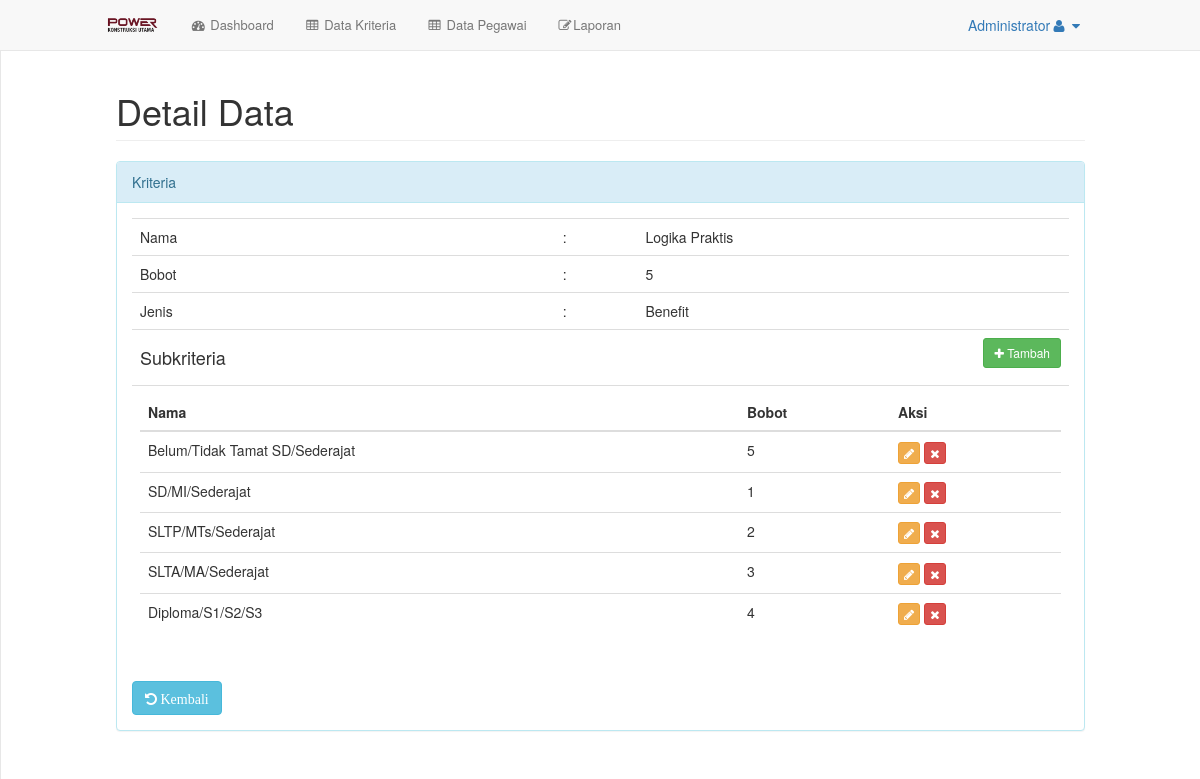
/index.php?url=data_kriteria_lihat&id=5 (signed in), run on an earlier commit of the app's database.
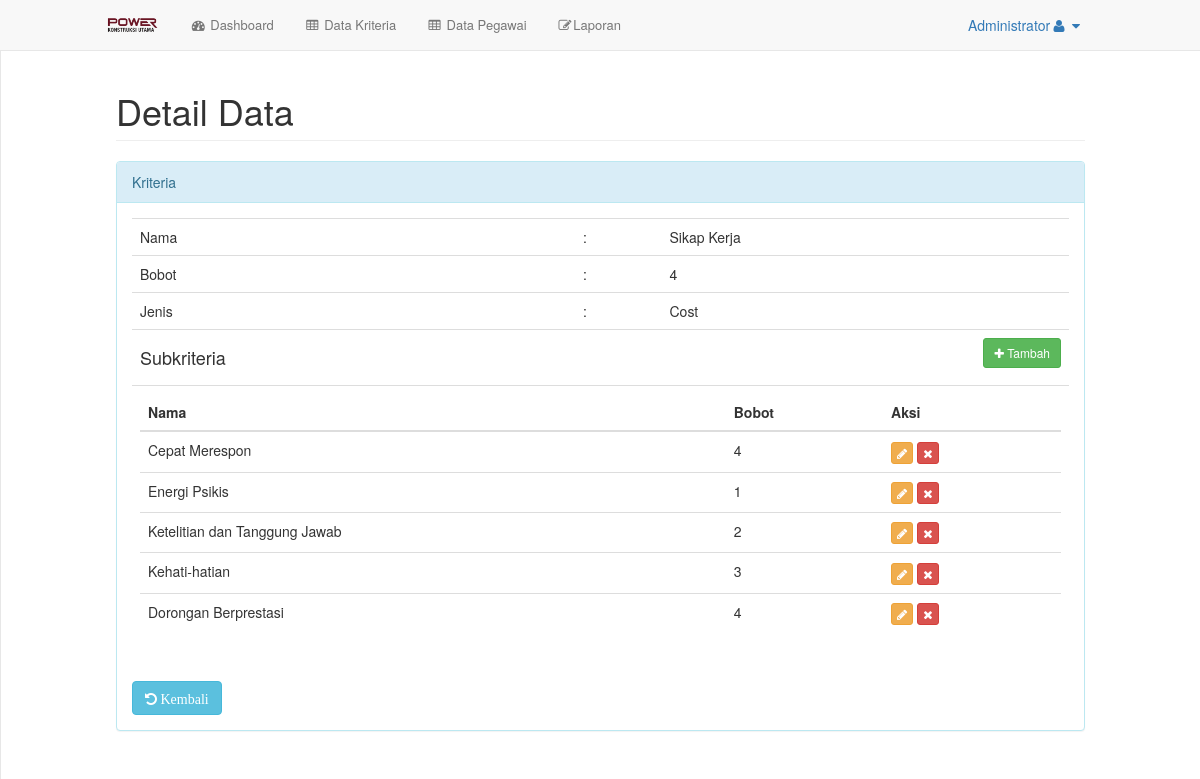
And on a later commit of the database.
### tables this page shows
CREATE TABLE `subkriteria` (
  `id` int(11) NOT NULL,
  `kriteria_id` int(11) DEFAULT 0,
  `nama` varchar(50) DEFAULT '0',
  `bobot` double DEFAULT 0
);

CREATE TABLE `kriteria` (
  `id` int(11) NOT NULL,
  `nama` varchar(255) NOT NULL,
  `bobot` double NOT NULL,
  `jenis` varchar(50) NOT NULL
);

### config/routes.php (called while the page is built, shortened)
<?php
$include = [];
if (isset($_GET['url'])) {
	switch ($_GET['url']) {
		case 'data_kriteria_lihat':
			$include[] = 'halaman/kriteria/lihat.php';
			break;
	}
} else {
	$include[] = 'halaman/dashboard.php';
}

### config/kriteria/load_detail.php (called while the page is built)
<?php
include 'config/koneksi.php';
$id = $_GET['id'];
$hasil = mysqli_query($koneksi, "SELECT kriteria.id, subkriteria.id as subkriteria_id, kriteria.nama, kriteria.bobot, kriteria.jenis, subkriteria.nama as nama_subkriteria , subkriteria.bobot as bobot_subkriteria FROM kriteria left join subkriteria on (kriteria.id=subkriteria.kriteria_id) where kriteria.id='$id'");
while ($data = mysqli_fetch_assoc($hasil)) {
	$data_kriteria[] = $data;
}
 ?>

### halaman/kriteria/lihat.php (the view)
<div id="page-wrapper">
    <div class="container-fluid">
        <div class="row">
            <div class="col-lg-12">
                <h1 class="page-header">Detail Data</h1>
            </div>
        </div>
        <div class="row">
            <div class="col-lg-12">
                <div class="panel panel-info">
                    <div class="panel-heading">
                        Kriteria
                    </div>
                    <div class="panel-body">
                        <table class="table">
                            <tr>
                                <td>Nama</td>
                                <td>:</td>
                                <td><?php echo $data_kriteria[0]['nama']; ?></td>
                            </tr>
                            <tr>
                                <td>Bobot</td>
                                <td>:</td>
                                <td><?php echo $data_kriteria[0]['bobot']; ?></td>
                            </tr>
                            <tr>
                                <td>Jenis</td>
                                <td>:</td>
                                <td><?php echo $data_kriteria[0]['jenis']; ?></td>
                            </tr>
                            <tr>
                                <td>
                                    <h4>Subkriteria</h4>
                                </td>
                                <td></td>
                                <td>
                                    <?php if ($_SESSION['level'] == 'superadmin') : ?>
                                        <a href="index.php?url=data_subkriteria_tambah&id=<?php echo $data_kriteria[0]['id'] ?>" class="btn btn-sm btn-success" style="float: right;">
                                            <i class="fa fa-plus"></i> Tambah
                                        </a>
                                    <?php endif ?>
                                </td>
                            </tr>
                            <tr>
                                <td colspan="3">
                                    <table class="table">
                                        <thead>
                                            <tr>
                                                <th>Nama</th>
                                                <th>Bobot</th>
                                                <th>Aksi</th>
                                            </tr>
                                        </thead>
                                        <tbody>
                                            <?php foreach ($data_kriteria as $sub) : ?>
                                                <?php if ($sub['subkriteria_id'] != "") : ?>
                                                    <tr>
                                                        <td><?php echo $sub['nama_subkriteria']; ?></td>
                                                        <td><?php echo $sub['bobot_subkriteria']; ?></td>
                                                        <td>
                                                            <?php if ($_SESSION['level'] == 'superadmin') : ?>
                                                                <a href="index.php?url=data_subkriteria_ubah&id=<?php echo $sub['subkriteria_id'] ?>&kriteria_id=<?php echo $data_kriteria[0]['id'] ?>" class="btn btn-xs btn-warning" title="Ubah">
                                                                    <i class="fa fa-pencil"></i>
                                                                </a>
                                                                <a href="config/subkriteria/proses_hapus.php?&id=<?php echo $sub['subkriteria_id'] ?>&kriteria_id=<?php echo $data_kriteria[0]['id'] ?>" class="btn btn-xs btn-danger" title="Hapus" onclick="return confirm('Apakah anda yakin ingin menghapus?')">
                                                                    <i class="fa fa-remove"></i>
                                                                </a>
                                                            <?php endif ?>
                                                        </td>
                                                    </tr>
                                                <?php endif ?>
                                            <?php endforeach ?>
                                        </tbody>
                                    </table>
                                </td>
                            </tr>
                        </table>
                        <a href="index.php?url=data_kriteria" style="color: white;" class="btn btn-md btn-info"><i class="fa fa-undo"> Kembali</i></a>
                    </div>
                </div>
            </div>
        </div>
    </div>
</div>

### index.php (shortened to what the changed rows need)
<?php
include 'config/routes.php';
 include 'halaman/header.php';
foreach ($req as $key => $value) {
	require_once $value;
}
foreach ($include as $key => $value) {
	require_once $value;
}
include 'halaman/footer.php';
?>

What changed in the data, as far as the page shows it:
changed subkriteria: kriteria.nama "Logika Praktis" → "Sikap Kerja"; kriteria.bobot "5" → "4"; kriteria.jenis "Benefit" → "Cost"; nama "Belum/Tidak Tamat SD/Sederajat" → "Cepat Merespon"; bobot "5" → "4"
changed subkriteria: nama "SD/MI/Sederajat" → "Energi Psikis"
changed subkriteria: nama "SLTP/MTs/Sederajat" → "Ketelitian dan Tanggung Jawab"
changed subkriteria: nama "SLTA/MA/Sederajat" → "Kehati-hatian"
changed subkriteria: nama "Diploma/S1/S2/S3" → "Dorongan Berprestasi"
